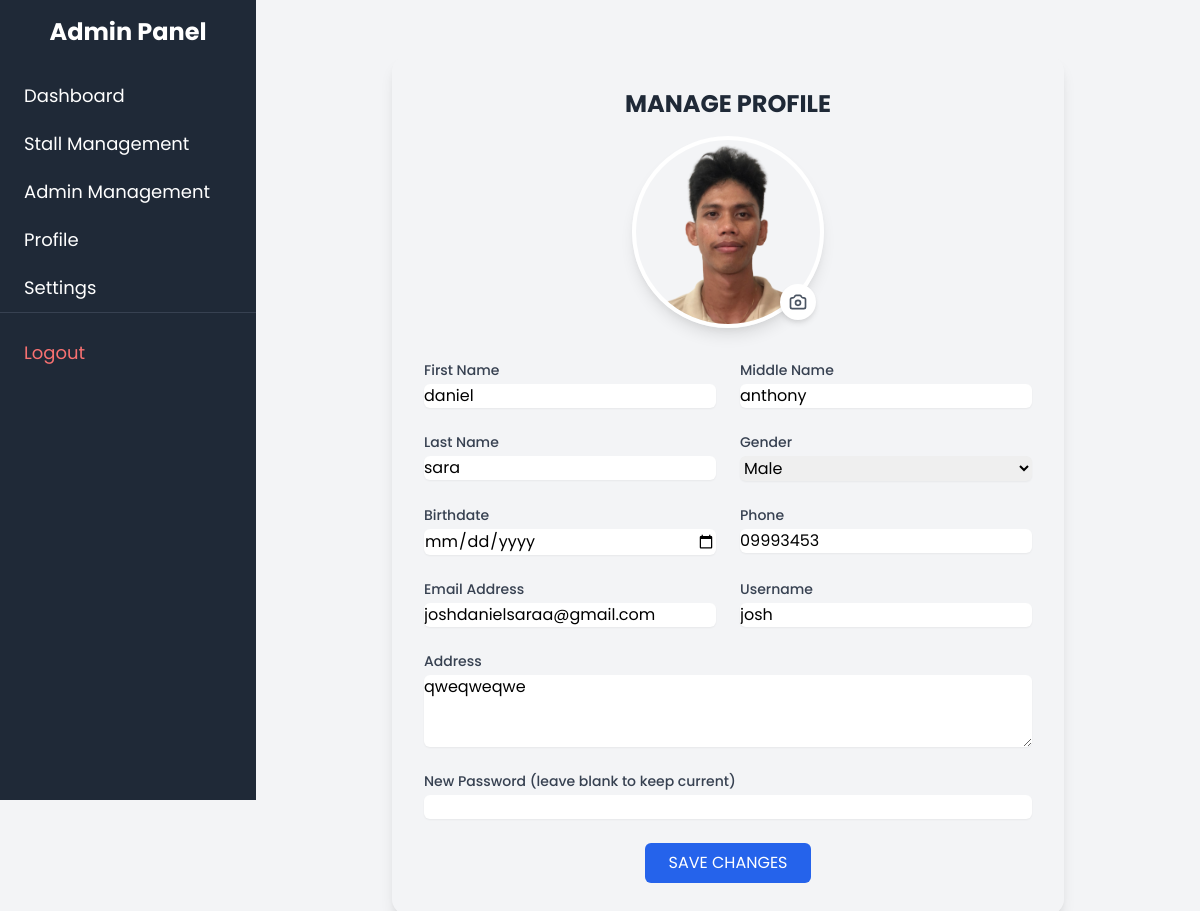
Page /super-admin/profile/ (signed in) on the committed database.
### TriadApp/models.py (models this page shows)
class CustomUser(AbstractUser):
    middle_name = models.CharField(max_length=50, blank=True, null=True)
    gender = models.CharField(max_length=10, blank=True, null=True)
    birthdate = models.DateField(null=True, blank=True)
    phone = models.CharField(max_length=15, blank=True, null=True)
    address = models.TextField(blank=True, null=True)
    profile_image = models.ImageField(upload_to='profile_images/', blank=True, null=True)
    groups = models.ManyToManyField(
        'auth.Group',
        related_name='custom_user_set',
        blank=True,
        help_text='The groups this user belongs to. A user will get all permissions granted to each of their groups.',
        verbose_name='groups',
    )
    user_permissions = models.ManyToManyField(
        'auth.Permission',
        related_name='custom_user_set',
        blank=True,
        help_text='Specific permissions for this user.',
        verbose_name='user permissions',
    )
    class Meta:
        db_table = 'custom_user'

### TriadApp/accounts.py (the view)
# urls.py: path('super-admin/profile/', accounts.super_admin_profile, name='super_admin_profile'),
@superuser_required
def super_admin_profile(request):
    return render(request, 'TriadApp/superadmin/super_admin_profile.html', {
        'user': request.user
    })

### TriadApp/templates/TriadApp/superadmin/super_admin_profile.html (shortened to what this page needs)
{% extends 'TriadApp/superadmin/super_admin.html' %}
{% block content %}
<div class="max-w-2xl mx-auto my-8">
    <div class="bg-gradient-to-b from-orange-50 to-orange-100 rounded-2xl shadow-lg p-8">
        <div class="text-center mb-8">
            <h1 class="text-2xl font-bold text-gray-800 mb-4">MANAGE PROFILE</h1>
            <div class="relative w-48 h-48 mx-auto mb-6">
                {% if user.profile_image %}
                    <img src="{{ user.profile_image.url }}"
                         alt="Profile Picture"
                         class="w-full h-full rounded-full object-cover border-4 border-white shadow-lg"
                         id="profilePreview">
                {% else %}
                    <div class="w-full h-full rounded-full bg-gray-200 border-4 border-white shadow-lg"
                         id="profilePreview"></div>
                {% endif %}
                <label for="profileImage"
                       class="absolute bottom-2 right-2 bg-white rounded-full p-2 shadow-md cursor-pointer hover:bg-gray-50">
                </label>
            </div>
        </div>
        <form method="POST" enctype="multipart/form-data" class="space-y-6" id="profileForm">
            <div class="grid grid-cols-2 gap-6">
                <div>
                    <label for="firstname" class="block text-sm font-medium text-gray-700">First Name</label>
                    <input type="text" id="firstname" name="firstname" value="{{ user.first_name }}"
                           class="mt-1 block w-full rounded-md border-gray-300 shadow-sm focus:border-blue-500 focus:ring-blue-500">
                </div>
                <div>
                    <label for="middle_name" class="block text-sm font-medium text-gray-700">Middle Name</label>
                    <input type="text" id="middle_name" name="middle_name" value="{{ user.middle_name }}"
                           class="mt-1 block w-full rounded-md border-gray-300 shadow-sm focus:border-blue-500 focus:ring-blue-500">
                </div>
                <div>
                    <label for="lastname" class="block text-sm font-medium text-gray-700">Last Name</label>
                    <input type="text" id="lastname" name="lastname" value="{{ user.last_name }}"
                           class="mt-1 block w-full rounded-md border-gray-300 shadow-sm focus:border-blue-500 focus:ring-blue-500">
                </div>
                <div>
                    <label for="gender" class="block text-sm font-medium text-gray-700">Gender</label>
                    <select id="gender" name="gender"
                            class="mt-1 block w-full rounded-md border-gray-300 shadow-sm focus:border-blue-500 focus:ring-blue-500">
                        <option value="Male" {% if user.gender == 'Male' %}selected{% endif %}>Male</option>
                    </select>
                </div>
                <div>
                    <label for="birthdate" class="block text-sm font-medium text-gray-700">Birthdate</label>
                    <input type="date" id="birthdate" name="birthdate" value="{{ user.birthdate|date:'Y-m-d' }}"
                           class="mt-1 block w-full rounded-md border-gray-300 shadow-sm focus:border-blue-500 focus:ring-blue-500">
                </div>
                <div>
                    <label for="phone" class="block text-sm font-medium text-gray-700">Phone</label>
                    <input type="tel" id="phone" name="phone" value="{{ user.phone }}"
                           class="mt-1 block w-full rounded-md border-gray-300 shadow-sm focus:border-blue-500 focus:ring-blue-500">
                </div>
                <div>
                    <label for="email" class="block text-sm font-medium text-gray-700">Email Address</label>
                    <input type="email" id="email" name="email" value="{{ user.email }}"
                           class="mt-1 block w-full rounded-md border-gray-300 shadow-sm focus:border-blue-500 focus:ring-blue-500">
                </div>
                <div>
                    <label for="username" class="block text-sm font-medium text-gray-700">Username</label>
                    <input type="text" id="username" name="username" value="{{ user.username }}"
                           class="mt-1 block w-full rounded-md border-gray-300 shadow-sm focus:border-blue-500 focus:ring-blue-500">
                </div>
                <div class="col-span-2">
                    <label for="address" class="block text-sm font-medium text-gray-700">Address</label>
                    <textarea id="address" name="address" rows="3"
                              class="mt-1 block w-full rounded-md border-gray-300 shadow-sm focus:border-blue-500 focus:ring-blue-500">{{ user.address }}</textarea>
                </div>
                <div class="col-span-2">
                    <label for="password" class="block text-sm font-medium text-gray-700">New Password (leave blank to keep current)</label>
                    <input type="password" id="password" name="password"
                           class="mt-1 block w-full rounded-md border-gray-300 shadow-sm focus:border-blue-500 focus:ring-blue-500">
                </div>
            </div>
            <div class="flex justify-center mt-8">
                <button type="submit"
                        class="px-6 py-2 bg-blue-600 text-white rounded-md hover:bg-blue-700 focus:outline-none focus:ring-2 focus:ring-blue-500 focus:ring-offset-2 transform transition-all duration-200 hover:scale-105">
                    SAVE CHANGES
                </button>
            </div>
        </form>
    </div>
</div>
{% endblock %}

### TriadApp/templates/TriadApp/superadmin/super_admin.html (style rules this page uses)
* { font-family: 'Poppins', sans-serif; }

### TriadApp/templates/TriadApp/superadmin/super_admin_profile.html (style rules this page uses)
* { font-family: 'Poppins', sans-serif; }

### rows in the picture
CustomUser: profile_image (picture), firstname "daniel", middle_name "anthony", lastname "sara", gender "Male", phone "09993453", email "joshdanielsaraa@gmail.com", username "josh", address "qweqweqwe"
